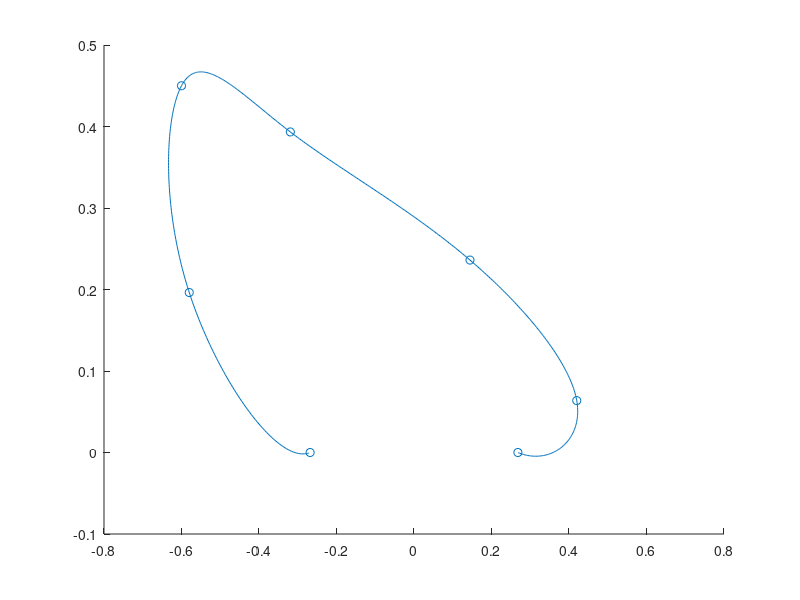
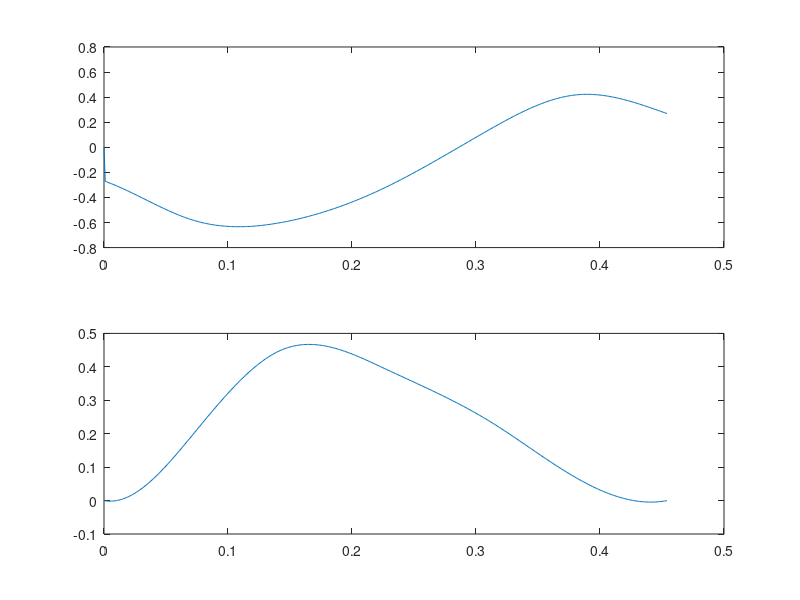

Here is the MATLAB script that generated these plots, in order:
N = 6;
tStance = 0.168595;
tFlight = 0.142859;
theta = .28;

ts = [0 tFlight tFlight+tStance tFlight*2+tStance];

ts = [0 tFlight/2 tFlight tFlight+tStance/2 tFlight+tStance tFlight*3/2+tStance tFlight*2+tStance tFlight*2+tStance];

%pts = pts7
pts = [-0.268065, -0.580000, -0.600000, -0.319159, 0.144500, 0.420000, 0.268065, 0.000000, 0.152683, 0.350000, 0.305924, 0.183641, 0.049529, 0.000000];
pts = reshape(pts,7,2);

%pts = [pts7 ; pts7(end,1)-3.5*.1
M = 2;



yref = (pts(1,2) + pts(end,2))/2;
xref = (pts(1,1) + pts(end,1))/2;

pts(:,1) = pts(:,1) - xref;
pts(:,2) = pts(:,2) - yref;

pts(1,2) = 0;
pts(end,2) = 0;

yMax = max(pts(:,2));

stepWidth = pts(end,1) - pts(1,1);
scale = (2*.97*sin(theta)) / stepWidth;

pts(:,1) = pts(:,1)*scale
pts(:,2) = pts(:,2)*.45/yMax;


%%%%%
% M=2;
% N=2;
% pts = [0 0;0 1 ; 1 1];
% vInit = [0 0]';
% vFinal = [0 0]';
% ts=[0 1 2];


[numPts, dimPts] = size(pts);

slimPts = reshape(pts,numPts*dimPts,1);
fprintf(1,'%f, ',slimPts) 


A = zeros(4*N);
b = zeros(4*N,1);
vInit = [-3.5 -.7]';
vFinal = [-3.5 .7]';

j=1;

for i=1:N
   t0 = ts(i);
   tf = ts(i+1);
   A(2*i-1,(4*i-3):(4*i)) = [t0^3 t0^2 t0 1];
   A(2*i,(4*i-3):(4*i)) = [tf^3 tf^2 tf 1];

   
   if i~=1
       A(2*N + 2*(i-1) -1  ,(4*i-3):(4*i)) = -[3*t0^2 2*t0 1 0];   
       A(2*N + 2*(i-1) ,(4*i-3):4*i) = -[6*t0 2 0 0];
   else
      A(4*N-2+1 ,(4*i-3):(4*i)) = [3*t0^2 2*t0 1 0];   
   end
   
   if i~=N
        A(2*N + 2*(i)-1,(4*i-3):(4*i)) = [3*tf^2 2*tf 1 0];
        A(2*N + 2*(i),(4*i-3):(4*i)) = [6*tf   2    0 0];
   else
        A(4*N,(4*i-3):(4*i)) = [3*tf^2 2*tf 1 0];
   end

end

C = zeros(4,N,M);
size(b)

A
for j=1:M
    fprintf(1,'Dim %d\n',j);
    b
    
    for i=1:N
       b(2*i-1)  =  pts(i,j);
       b(2*i) = pts(i+1,j);
    end
    
    b(4*N-1) = vInit(j);
    b(4*N)   = vFinal(j);
    x = A\b;
    
    for i=1:N
       C(:,i,j) = x((4*i-3):4*i);
       
       T = ts(i):(ts(i+1)-ts(i)):ts(i+1);
       tMat = [T.^3 ; T.^2 ; T ; 0*T+1];
       Pos = C(:,i,j)'*tMat;
       
       tMat = [3*T.^2 ; 2*T ; 0*T+1 ; 0*T];
       vel = C(:,i,j)'*tMat;
       
       %fprintf(1,'Spline %d (%f,%f), %f %f -> %f %f\n',i, ts(i), ts(i+1), Pos(1), vel(1), Pos(end), vel(end));
       

    end
    
end

tf = ts(end);
t0 = ts(1);

T = t0:.001:tf;
tMat = [T.^3 ; T.^2 ; T ; 0*T+1];

Trajs = zeros(M, length(T));
for j=1:M
   for i=1:N
      Trajs(j,:) = Trajs(j,:)+(C(:,i,j)'*tMat).*(T>ts(i)).*(T<=ts(i+1)); 
   end
end

figure(3)
clf
hold on
plot(Trajs(1,2:end), Trajs(2,2:end))
scatter(pts(:,1),pts(:,2))

figure(4)
subplot(211)
plot(T,Trajs(1,:))
subplot(212)
plot(T,Trajs(2,:))



